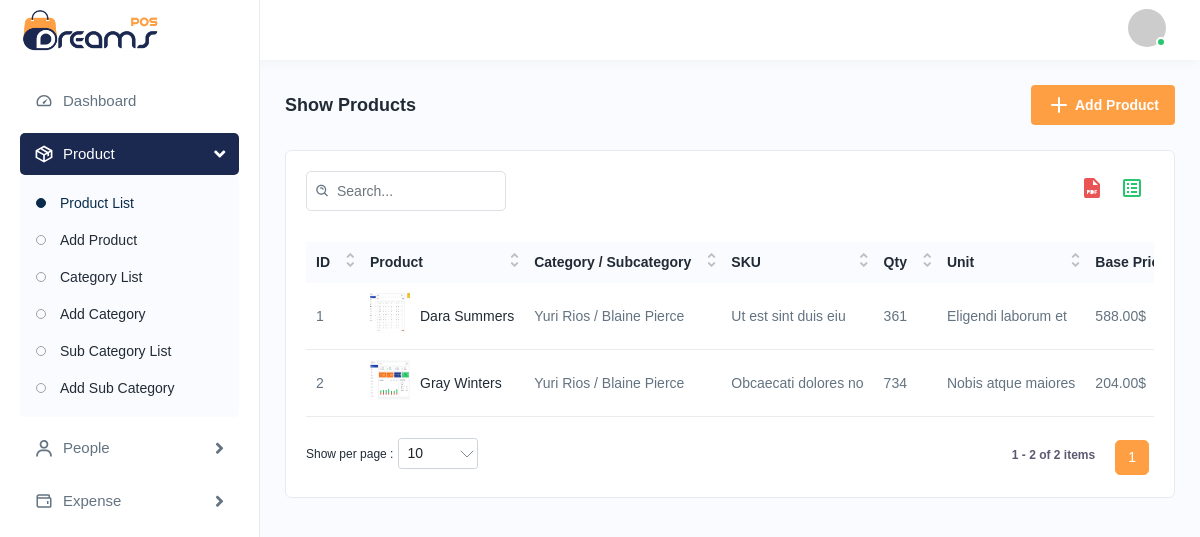
Screenshot of /products/ (signed in) with the database file from the repository.
### mainapp/models.py (models this page shows)
class Product(models.Model):
    STATUS_CHOICES = [
        ("active", "Active"),
        ("inactive", "Inactive"),
    ]
    name = models.CharField(max_length=255)
    sub_category = models.ForeignKey(
        "SubCategory",
        on_delete=models.PROTECT,
        related_name="products",
        blank=True,
        null=True,
    )
    unit = models.CharField(max_length=16)
    sku = models.CharField(max_length=255, unique=True)
    quantity = models.PositiveIntegerField(default=0)
    description = models.TextField(blank=True, null=True)
    status = models.CharField(
        max_length=10,
        choices=STATUS_CHOICES,
        default="active",
    )
    price = models.DecimalField(max_digits=8, decimal_places=2)
    discount_percentage = models.DecimalField(
        max_digits=5,
        decimal_places=2,
        default=0,
    )
    main_image = models.ImageField(
        upload_to="products/",
        blank=True,
        null=True,
    )
    created_at = models.DateTimeField(auto_now_add=True)
    updated_at = models.DateTimeField(auto_now=True)

class SubCategory(models.Model):
    name = models.CharField(max_length=255)
    code = models.CharField(max_length=255, unique=True)
    description = models.TextField(blank=True, null=True)
    category = models.ForeignKey(
        "Category",
        on_delete=models.CASCADE,
        related_name="subcategories",
    )
    created_at = models.DateTimeField(auto_now_add=True)
    updated_at = models.DateTimeField(auto_now=True)

class Category(models.Model):
    name = models.CharField(max_length=255)
    code = models.CharField(max_length=255, unique=True)
    created_at = models.DateTimeField(auto_now_add=True)
    updated_at = models.DateTimeField(auto_now=True)

### mainapp/views.py (the view)
# urls.py: path("products/", views.products_index, name="products_index"),
@login_required
def products_index(request):
    products = Product.objects.select_related("sub_category").order_by("name")
    for p in products:
        price = p.price or 0
        disc = p.discount_percentage or 0
        p.discounted_price = price * (Decimal("1") - Decimal(disc) / Decimal("100"))
    return render(request, "productlist.html", {"products": products})

### mainapp/templates/productlist.html (shortened to what this page needs)
{% extends "base.html" %}
{% load static %}
{% block content %}
<div class="page-header">
    <div class="page-title">
        <h4>Show Products</h4>
    </div>
    <div class="page-btn">
        <a href="{% url 'products_create' %}" class="btn btn-added">
            <img src="{% static 'img/icons/plus.svg' %}" class="me-1" alt="img">Add Product
        </a>
    </div>
</div>
<div class="card">
    <div class="card-body">
        <div class="table-top">
            <div class="search-set">
                <div class="search-input">
                    <a class="btn btn-searchset"><img src="{% static 'img/icons/search-white.svg' %}" alt="img"></a>
                </div>
            </div>
            <div class="wordset">
                <ul>
                    <li>
                        <a href="{% url 'export_products_pdf' %}" data-bs-toggle="tooltip" title="Export to PDF">
                            <img src="{% static 'img/icons/pdf.svg' %}" alt="PDF">
                        </a>
                    </li>
                    <li>
                        <a href="{% url 'export_products_excel' %}" data-bs-toggle="tooltip" title="Export to Excel">
                            <img src="{% static 'img/icons/excel.svg' %}" alt="Excel">
                        </a>
                    </li>
                </ul>
            </div>
        </div>
        <div class="table-responsive">
            <table class="table datanew">
                <thead>
                    <tr>
                        <th>ID</th>
                        <th>Product</th>
                        <th>Category / Subcategory</th>
                        <th>SKU</th>
                        <th>Qty</th>
                        <th>Unit</th>
                        <th>Base Price</th>
                    </tr>
                </thead>
                <tbody>
                    {% for product in products %}
                    <tr>
                        <td>{{ product.id }}</td>
                        <td class="productimgname">
                            {% if product.main_image %}
                            <a href="javascript:void(0);" class="product-img">
                                <img src="{{ product.main_image.url }}" alt="{{ product.name }}">
                            </a>
                            {% else %}
                            <a href="javascript:void(0);" class="product-img">
                                <img src="{% static 'img/product/default-product.jpg' %}" alt="{{ product.name }}">
                            </a>
                            {% endif %}
                            <a href="javascript:void(0);">
                                {{ product.name }}
                            </a>
                        </td>
                        <td>
                            {% if product.sub_category %}
                            {{ product.sub_category.category.name }} / {{ product.sub_category.name }}
                            {% else %}
                            -
                            {% endif %}
                        </td>
                        <td>{{ product.sku }}</td>
                        <td>{{ product.quantity }}</td>
                        <td>{{ product.unit }}</td>
                        <td>{{ product.price }}$</td>
                    </tr>
                    {% endfor %}
                </tbody>
            </table>
        </div>
    </div>
</div>
{% endblock %}

### rows the page displays
Product: id "1", main_image (picture), name "Dara Summers", sub_category.category.name "Yuri Rios", sub_category.name "Blaine Pierce", sku "Ut est sint duis eiu", quantity "361", unit "Eligendi laborum et", price "588.00"
Product: id "2", main_image (picture), name "Gray Winters", sub_category.category.name "Yuri Rios", sub_category.name "Blaine Pierce", sku "Obcaecati dolores no", quantity "734", unit "Nobis atque maiores", price "204.00"
